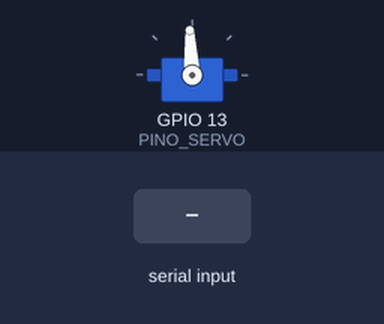
The sketch below on a simulated ESP32. On the bench: servo. The test bench sets the inputs (shaded band). Servo pulses on a pin are drawn as a servo (544–2400 µs = 0–180°); what the sketch prints to the serial monitor is not drawn.

Above: at 1.7 s.
1.8 s: "30,150\n" received over Serial
At 2.5 s:
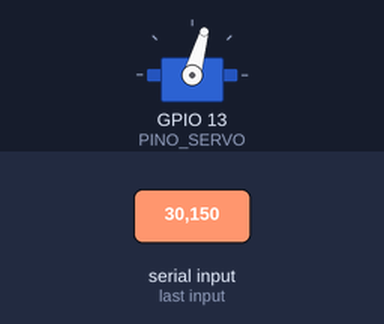
3.3 s: "200\n" received over Serial
At 3.6 s:
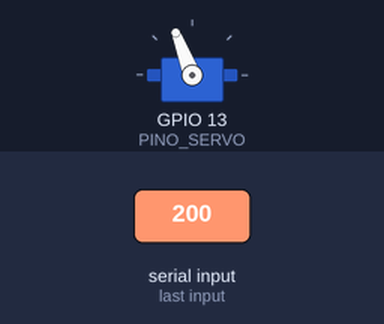
4.8 s: "90,45\n" received over Serial
At 6.0 s:
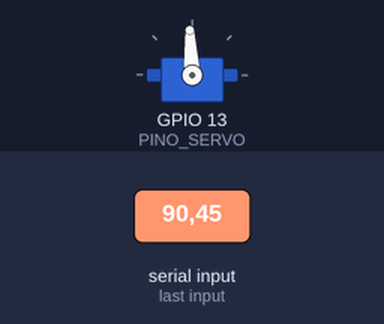
6.3 s: "5\n" received over Serial
At 7.1 s:
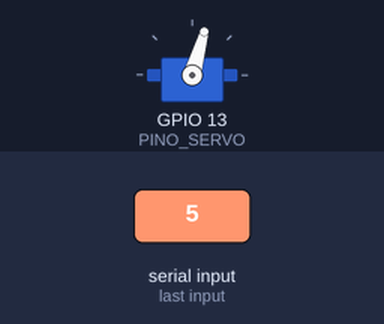
Timing chart, 0 to 8.8 s (numbered marks = the images above; inputs shaded):
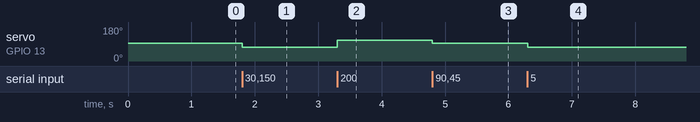

Measured:
- after the input at 1.8 s, servo on GPIO 13 (PINO_SERVO): 93° → 74° at once
- after the input at 3.3 s, servo on GPIO 13 (PINO_SERVO): 74° → 111° at once
- after the input at 4.8 s, servo on GPIO 13 (PINO_SERVO): 111° → 93° at once
- after the input at 6.3 s, servo on GPIO 13 (PINO_SERVO): 93° → 74° at once

The sketch:

Facetrack.ino.ino
```cpp
const int PINO_SERVO = 13;
const int ANGULO_MIN = 55;
const int ANGULO_MAX = 125;

void moverServo(int angulo) {
  angulo = constrain(angulo, ANGULO_MIN, ANGULO_MAX);

  // Pulso entre 1000 e 2000 microssegundos
  int pulso = map(angulo, 0, 180, 1000, 2000);

  // PWM de 50 Hz, resolucao de 14 bits
  uint32_t duty = (pulso * 16383UL) / 20000UL;

  ledcWrite(PINO_SERVO, duty);
}

void setup() {
  Serial.begin(115200);
  Serial.setTimeout(30);

  if (!ledcAttach(PINO_SERVO, 50, 14)) {
    Serial.println("Erro ao configurar PWM");
    return;
  }

  moverServo(90);
  delay(500);

  Serial.println("FaceTrack pronto!");
}

void loop() {
  if (Serial.available()) {
    String comando = Serial.readStringUntil('\n');
    comando.trim();

    if (comando.length() > 0 &&
        isDigit(comando.charAt(0))) {
      int angulo = comando.toInt();
      moverServo(angulo);
    }
  }
}
```
